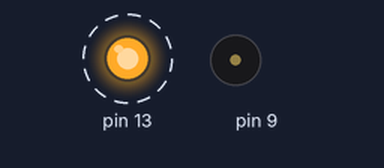
Simulated run of this sketch. Board: Arduino Uno, built with avr-gcc and run on an emulated ATmega328P. Parts: output pins drawn as LEDs (lit = HIGH), buzzer (waves = sounding). Dashed ring = blinking.

Above: at 0.5 s.
Timing chart, 0 to 4.6 s (numbered marks = the images above):
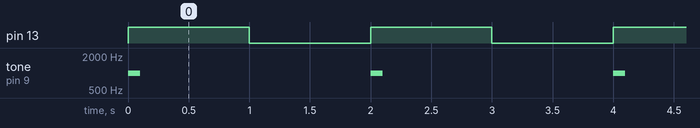

The sketch:

hermann.ino
```cpp
void setup() {
  pinMode(13, OUTPUT);
  pinMode(9,OUTPUT);

}

void loop() {
  digitalWrite(13, HIGH);
  tone(9,1000,100);
  delay(1000);
  digitalWrite(13, LOW);
  delay(1000);

}
```

Measured:
- by itself, pin 13: alternates HIGH for 1.0 s and LOW for 1.0 s
- by itself, tone on pin 9: alternates 1000 Hz for 0.10 s and silent for 1.9 s
